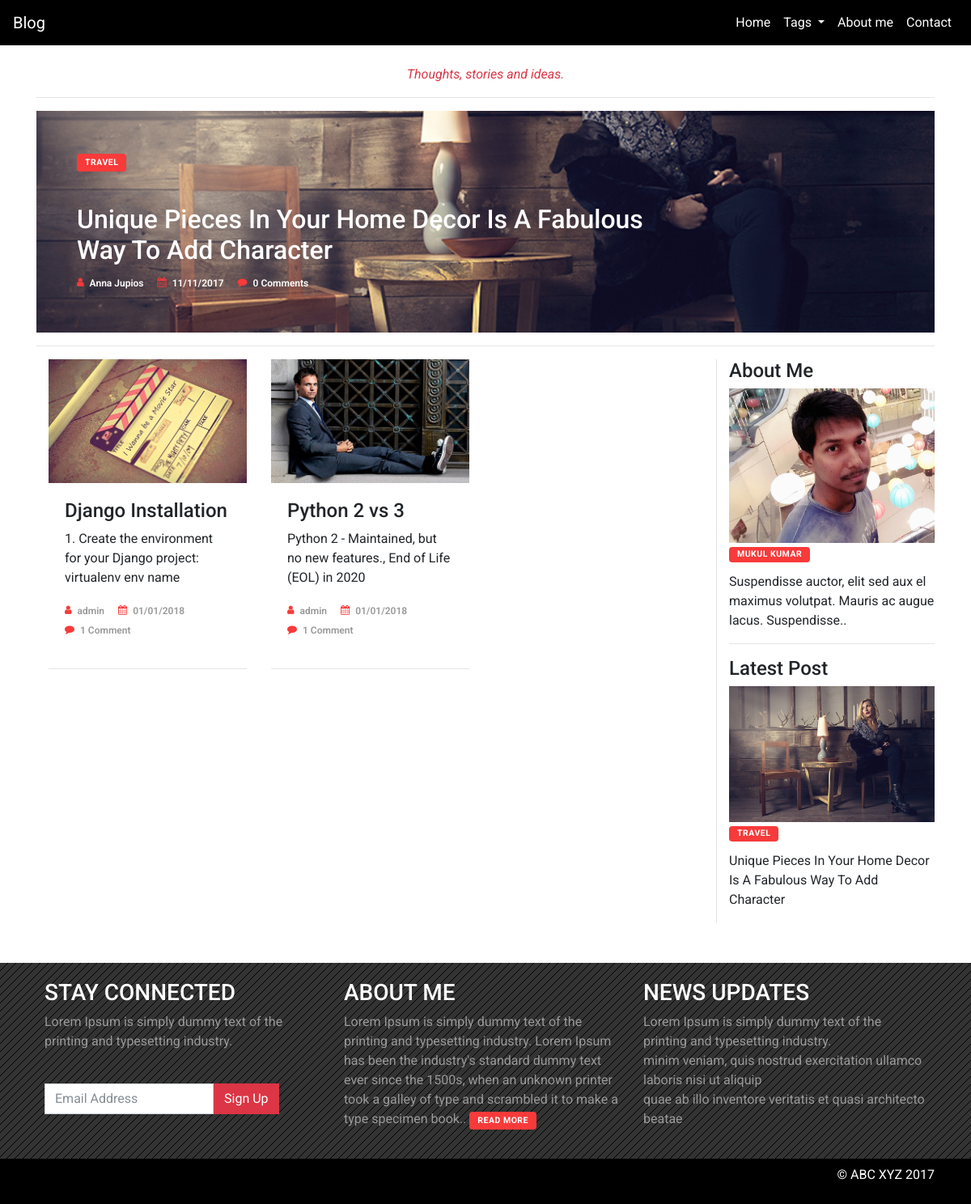
The page / on the database its author committed.
### blogapp/models.py (models this page shows, shortened)
class Blog(models.Model):
    title = models.CharField(max_length=100, blank=False, null=False)
    post_image = models.ImageField(upload_to = 'post_img/', default = 'post_img/post.png', blank=True, null=True)
    tag = models.ForeignKey(Tags, models.DO_NOTHING)
    user = models.ForeignKey(User, models.DO_NOTHING)
    created_at = models.DateTimeField(auto_now_add=True)
    updated_at = models.DateTimeField(auto_now=True)
    description = models.TextField(blank=False, null=False)
    short_description = models.TextField(blank=False, null=False)
    class Meta:
        verbose_name = 'Blog'
        verbose_name_plural = 'Blogs'

### blogapp/views.py (the view)
# urls.py: url(r'^$', views.Home.as_view(template_name='index.html'), name='blog'),
class Home(TemplateView):
    def get(self, request, **kwargs):
        tagdetails = Tags.objects.all()
        blogdetails = Blog.objects.all()
        return render(request, self.template_name, {'blogdetails': blogdetails, 'tagdetails': tagdetails})

### templates/index.html
{% extends "base.html" %}
{% load static %}
{% block content %}
    <div class="container">
        <div class="row">
            <div class="col-md-12 text-center">
                <br>
                <p class="text-danger"><i>Thoughts, stories and ideas.</i></p>
                <hr>
            </div>
        </div>
        <div class="row">
            <div class="col-md-12">
                <div class="banner">
                    <div class="col-md-9 banner_content">
                        <a href="#" class="category">TRAVEL</a>
                        <p>&nbsp;</p>
                        <h2>Unique Pieces In Your Home Decor Is A Fabulous Way To Add Character</h2>
                        <ul class="post_information">
							<li><i class="fa fa-user"></i><a href="#">Anna Jupios</a></li>
							<li><i class="fa fa-calendar"></i>
								<time class="post-date" datetime="2017-11-11">11/11/2017</time>
							</li>
							<li><i class="fa fa-comment"></i><a href="#">0 Comments</a></li>
                        </ul>
                    </div>
                </div>
                <hr>
            </div>
        </div>
        <div class="row">
            <div class="col-md-9">
                {% for blogdetail in blogdetails %}
                    <div class="col-md-4 card_container">
                        <div class="card">
                            <img class="card-img-top" src="{{ blogdetail.post_image.url }}" alt="Card image cap">
                            <div class="card-body">
                                <h4><a href="{% url 'post' post_id=blogdetail.id %}" class="card-title">{{ blogdetail.title }}</a></h4>
                                {% autoescape off %}
                                    <div class="card-text blog_description">{{ blogdetail.short_description }}</div>
                                {% endautoescape %}
                                <ul class="post_information">
                                    <li><i class="fa fa-user"></i><a href="#">{{ blogdetail.user }}</a></li>
                                    <li><i class="fa fa-calendar"></i>
                                        <time class="post-date" datetime="2017-11-11">{{ blogdetail.created_at|date:'d/m/Y' }}</time>
                                    </li>
                                    <li><i class="fa fa-comment"></i><a href="#">1 Comment</a></li>
                                </ul>
                            </div>
                        </div>
                        <hr>
                    </div>
                {% endfor %}
            </div>
            <div class="col-md-3 sidebar">
                <div class="widget_content">
                    <div class="widget-title">
                        <h4>About Me</h4>
                    </div>
                    <div class="widget-content">
                        <img src="{% static 'images/img_profile.jpg' %}" class="img-fluid">
                        <h2><a href="#" class="category sidebar-btn">Mukul Kumar</a></h2>
                        <p>Suspendisse auctor, elit sed aux el maximus volutpat. Mauris ac augue lacus. Suspendisse..</p>
                    </div>
                </div>
                <hr>
                <div class="widget_content">
                    <div class="widget-title">
                        <h4>Latest Post</h4>
                    </div>
                    <div class="widget-content">
                        <img src="{% static 'images/banner.jpg' %}" class="img-fluid">
                        <h2><a href="#" class="category sidebar-btn">TRAVEL</a></h2>
                        <p>Unique Pieces In Your Home Decor Is A Fabulous Way To Add Character</p>
                    </div>
                </div>
            </div>
        </div>
    </div>
{% endblock %}

### static/css/style.css (style rules this page uses)
body { font-family: 'Roboto', sans-serif; }
.banner { background-image: url('/static/images/banner.jpg'); background-position: 50%; background-repeat: no-repeat; background-size: cover; }
.banner_content { padding: 50px; }
.banner_content h2 { color: #fff; }
.category { background: #F83A3A; display: inline-block; text-transform: uppercase; border-radius: 4px; font-size: 10.5px; color: #FFFFFF; padding: 3px 10px; letter-spacing: 0.5px; font-weight: 700; }
.post_information { list-style: none; padding: 0px; margin: 0px; }
.post_information li a, .post_information li time { color: #FFFFFF; }
.post_information li { display: inline-block; margin-right: 13px; font-size: 12px; font-weight: 600; }
.post_information li i { float: left; color: #F83A3A; margin-right: 7px; top: 2px; position: relative; }
.card_container { float: left; }
.card { border: none; border-radius: none; }
.card-title { color: #212529; }
.card-img-top { border-top-left-radius: 0px; border-top-right-radius: 0px; }
.card_container .post_information li a, .card_container .post_information li time { color: #999 !important; }
.sidebar { border-left: 1px solid #E1E1E1; }
.widget-title { position: relative; }
.widget-content h2 { font-size: 14px; margin: 0px; font-weight: 600; margin-bottom: 12px; }
.blog_description p { overflow: hidden; display: -webkit-box; -webkit-line-clamp: 3; -webkit-box-orient: vertical; }
.sidebar-btn { margin-top: 5px; }

### rows shown on the page
Blog: post_image (picture), title "Django Installation", short_description "1. Create the environment for your Django project: virtualenv env name", user "admin", created_at "01/01/2018"
Blog: post_image (picture), title "Python 2 vs 3", short_description "Python 2 - Maintained, but no new features., End of Life (EOL) in 2020", user "admin", created_at "01/01/2018"
